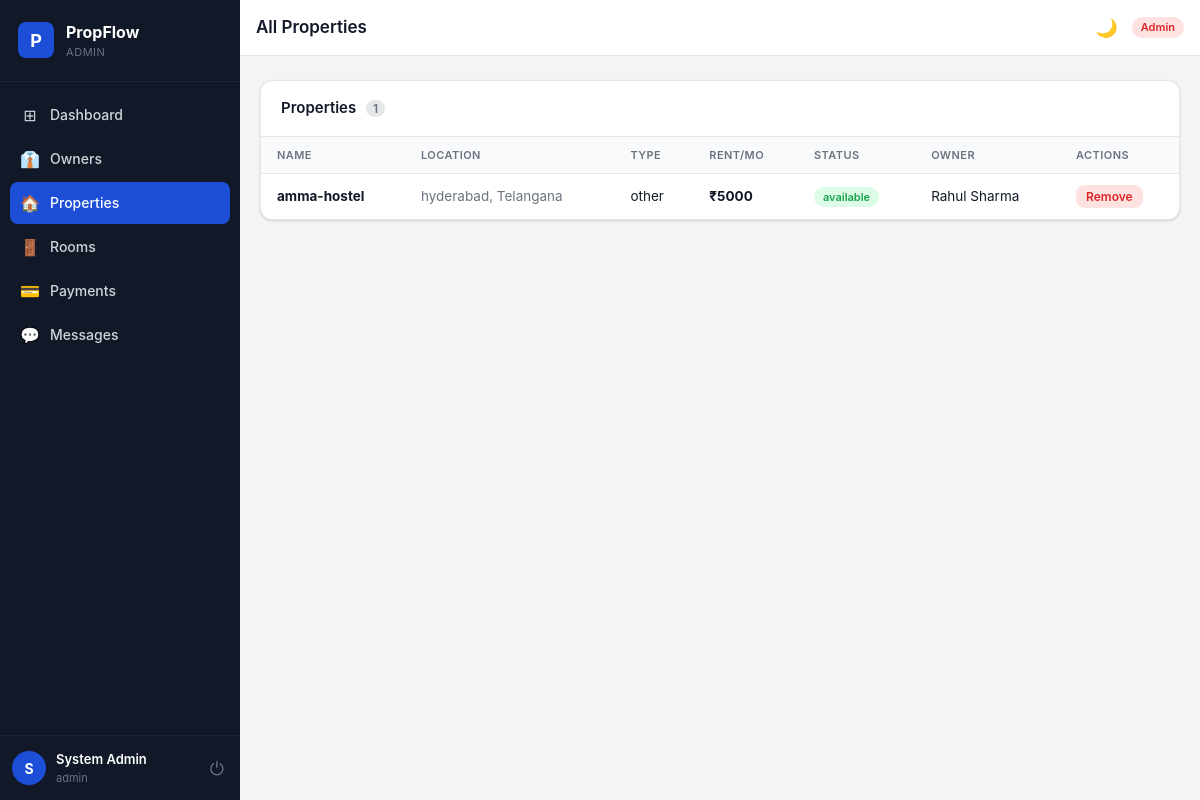
Page /admin/properties (signed in) on the earlier database version.
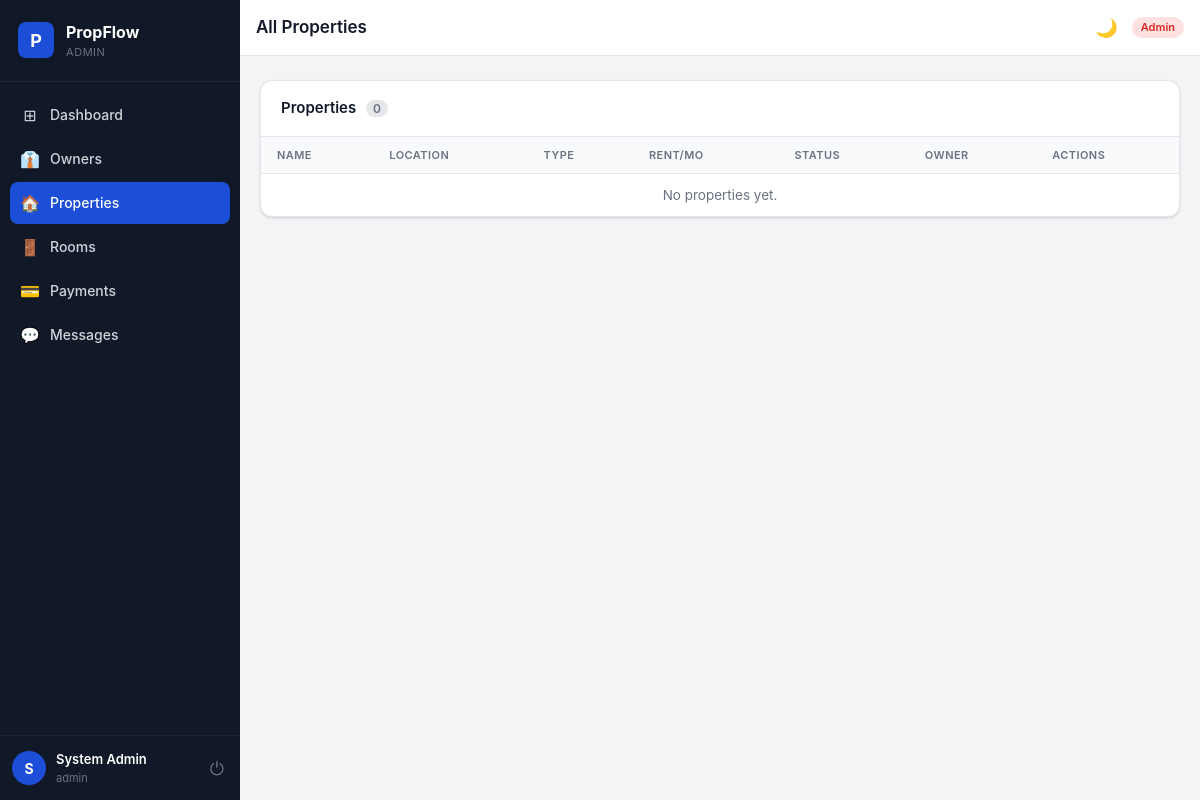
Same page on the later database version.
### models.py (models this page shows, shortened)
class Property(db.Model):
    __tablename__ = "properties"
    id            = db.Column(db.Integer, primary_key=True)
    name          = db.Column(db.String(200), nullable=False)
    address       = db.Column(db.Text,        nullable=False)
    city          = db.Column(db.String(100), nullable=False)
    state         = db.Column(db.String(50),  nullable=True)
    zip_code      = db.Column(db.String(20),  nullable=True)
    unit_number   = db.Column(db.String(50),  nullable=True)
    property_type = db.Column(db.String(50),  default="apartment")
    bedrooms      = db.Column(db.Integer,     nullable=True)
    bathrooms     = db.Column(db.Integer,     nullable=True)
    area_sqft     = db.Column(db.Float,       nullable=True)
    monthly_rent  = db.Column(db.Numeric(10, 2), nullable=False)
    description   = db.Column(db.Text,        nullable=True)
    status        = db.Column(db.String(20),  default="available", nullable=False)
    owner_id      = db.Column(db.Integer,
                               db.ForeignKey("users.id", ondelete="CASCADE"),
                               nullable=False)
    is_deleted    = db.Column(db.Boolean, default=False, nullable=False)
    created_at    = db.Column(db.DateTime, default=now_utc)
    updated_at    = db.Column(db.DateTime, default=now_utc, onupdate=now_utc)
    owner    = db.relationship("User",           back_populates="properties", foreign_keys=[owner_id])
    tenants  = db.relationship("PropertyTenant", back_populates="property",   lazy="dynamic")
    payments = db.relationship("Payment",        back_populates="property",   lazy="dynamic")
    rooms    = db.relationship("Room",           back_populates="prop",       lazy="dynamic")
    __table_args__ = (
        Index("ix_properties_owner_id",  "owner_id"),
        Index("ix_properties_status",    "status"),
    )

class User(UserMixin, db.Model):
    __tablename__ = "users"
    id            = db.Column(db.Integer, primary_key=True)
    phone         = db.Column(db.String(30),  unique=True, nullable=False)
    full_name     = db.Column(db.String(150), nullable=False)
    password_hash = db.Column(db.String(255), nullable=False)
    role          = db.Column(db.String(10),  nullable=False, default="tenant")  # admin|owner|tenant
    is_active     = db.Column(db.Boolean, default=True,  nullable=False)
    owner_id      = db.Column(db.Integer,
                               db.ForeignKey("users.id", ondelete="SET NULL"),
                               nullable=True)
    created_at    = db.Column(db.DateTime, default=now_utc, nullable=False)
    updated_at    = db.Column(db.DateTime, default=now_utc, onupdate=now_utc, nullable=False)
    owned_tenants     = db.relationship(
        "User", foreign_keys=[owner_id],
        backref=db.backref("owner_user", remote_side=[id]),
        lazy="dynamic"
    )
    properties        = db.relationship("Property",       back_populates="owner",
                                        foreign_keys="Property.owner_id",    lazy="dynamic")
    tenancies         = db.relationship("PropertyTenant", back_populates="tenant",
                                        foreign_keys="PropertyTenant.tenant_id", lazy="dynamic")
    payments          = db.relationship("Payment",        back_populates="tenant",
                                        foreign_keys="Payment.tenant_id",    lazy="dynamic")
    notifications     = db.relationship("Notification",   back_populates="user",   lazy="dynamic")
    sent_messages     = db.relationship("Message", back_populates="sender",
                                        foreign_keys="Message.sender_id",    lazy="dynamic")
    received_messages = db.relationship("Message", back_populates="receiver",
                                        foreign_keys="Message.receiver_id",  lazy="dynamic")
    room_assignments  = db.relationship("RoomTenant", back_populates="tenant",
                                        foreign_keys="RoomTenant.tenant_id", lazy="dynamic")
    __table_args__ = (
        Index("ix_users_phone", "phone"),
        Index("ix_users_role",  "role"),
        Index("ix_users_owner_role", "owner_id", "role"),
    )

### routes/admin.py (the view)
@admin_bp.route("/properties")
@login_required
@role_required("admin")
def properties():
    props  = Property.query.filter_by(is_deleted=False).order_by(Property.created_at.desc()).all()
    owners = User.query.filter_by(role="owner", is_active=True).all()
    return render_template("admin/properties.html", properties=props, owners=owners)

### routes/__init__.py (called while the page is built)
def role_required(*roles):
    def decorator(f):
        @wraps(f)
        def decorated(*args, **kwargs):
            if not current_user.is_authenticated:
                if request.path.startswith("/api/") or request.is_json:
                    return jsonify({"error": "Login required"}), 401
                return redirect(url_for("auth.login"))
            if current_user.role not in roles:
                if request.path.startswith("/api/") or request.is_json:
                    return jsonify({"error": "Access denied"}), 403
                abort(403)
            return f(*args, **kwargs)
        return decorated
    return decorator

### templates/admin/properties.html (shortened to what this page needs)
{% extends "base.html" %}
{% block page_title %}All Properties{% endblock %}
{% block content %}
<div class="card">
  <div class="card-header">
    <h2>Properties <span class="badge-count">{{ properties|length }}</span></h2>
  </div>
  <div class="table-wrap">
    <table class="table">
      <thead><tr><th>Name</th><th>Location</th><th>Type</th><th>Rent/mo</th><th>Status</th><th>Owner</th><th>Actions</th></tr></thead>
      <tbody>
        {% for p in properties %}
        <tr>
          <td><strong>{{ p.name }}</strong>{% if p.unit_number %} <span class="text-muted">#{{ p.unit_number }}</span>{% endif %}</td>
          <td class="text-muted">{{ p.city }}{% if p.state %}, {{ p.state }}{% endif %}</td>
          <td>{{ p.property_type }}</td>
          <td><strong>₹{{ "%.0f"|format(p.monthly_rent) }}</strong></td>
          <td><span class="badge badge-{{ 'completed' if p.status=='available' else 'pending' if p.status=='occupied' else 'overdue' }}">{{ p.status }}</span></td>
          <td>{{ p.owner.full_name if p.owner else '—' }}</td>
          <td>
            <form method="POST" action="{{ url_for('admin.delete_property', pid=p.id) }}" onsubmit="return confirm('Remove property?')">
              <button class="btn btn-danger btn-xs">Remove</button>
            </form>
          </td>
        </tr>
        {% else %}
        <tr><td colspan="7" class="text-center text-muted py-32">No properties yet.</td></tr>
        {% endfor %}
      </tbody>
    </table>
  </div>
</div>
{% endblock %}

Differences in the rows shown:
removed Property: name "amma-hostel", city "hyderabad", state "Telangana", property_type "other", monthly_rent "5000", status "available", owner "Rahul Sharma"
Other differences:
{{ properties|length }}: "1" → "0"
text now shown: "No properties yet."
